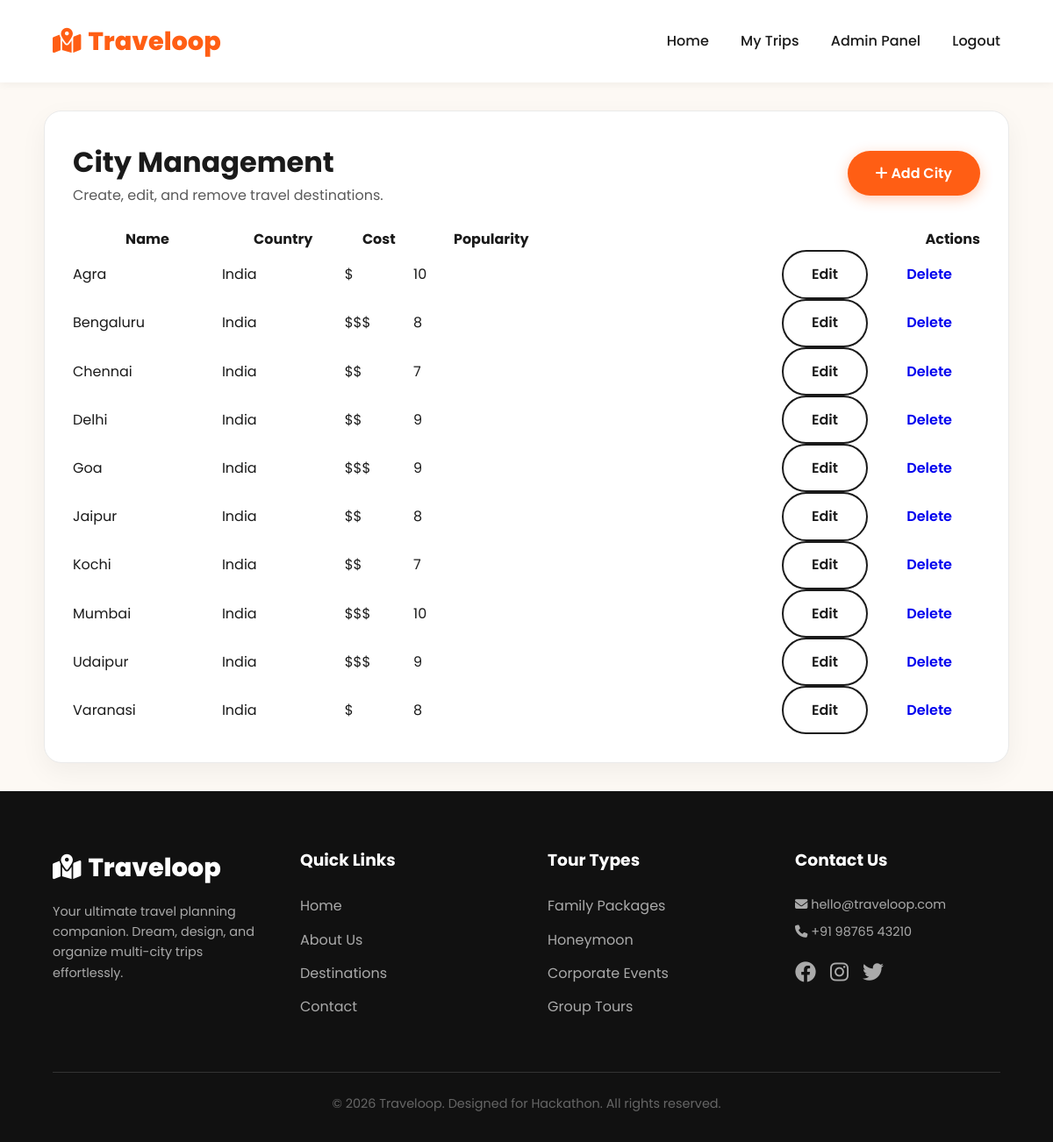
The app's page /admin-panel/cities/ (signed in) with its own data.
### travelapp/models.py (models this page shows, shortened)
class City(models.Model):
    name = models.CharField(max_length=100)
    state = models.CharField(max_length=100, blank=True, null=True)
    country = models.CharField(max_length=100, default='India')
    cost_index = models.CharField(max_length=50) # e.g. "$$"
    popularity = models.IntegerField(default=5) # 1-10
    famous_for = models.CharField(max_length=255, blank=True, null=True)
    famous_rides = models.CharField(max_length=255, blank=True, null=True, help_text="e.g. Jet Skiing, Banana Boat")
    famous_events = models.CharField(max_length=255, blank=True, null=True, help_text="e.g. Sunburn Festival")
    image_url = models.URLField(blank=True, null=True)
    activities_json = models.JSONField(default=dict, blank=True, help_text="JSON structure of activities and attractions")

### travelapp/views.py (the view)
    def _wrapped_view(request, *args, **kwargs):
        if not request.user.is_authenticated or not request.user.is_staff:
            return HttpResponseForbidden('You do not have permission to access this page.')
        return view_func(request, *args, **kwargs)

### travelapp/views.py (called while the page is built)
def staff_user_required(view_func):
    def _wrapped_view(request, *args, **kwargs):
        if not request.user.is_authenticated or not request.user.is_staff:
            return HttpResponseForbidden('You do not have permission to access this page.')
        return view_func(request, *args, **kwargs)
    return _wrapped_view

@staff_user_required
def admin_city_list(request):
    cities = City.objects.order_by('name')
    return render(request, 'travelapp/admin_city_list.html', {'cities': cities})

### templates/travelapp/admin_city_list.html (shortened to what this page needs)
{% extends 'base.html' %}
{% block content %}
<div class="glass-card" style="padding: 2rem; max-width: 1100px; margin: 2rem auto;">
    <div style="display: flex; justify-content: space-between; align-items: center; margin-bottom: 1.5rem;">
        <div>
            <h1 style="margin: 0;">City Management</h1>
            <p style="color: var(--text-secondary);">Create, edit, and remove travel destinations.</p>
        </div>
        <a href="{% url 'admin_city_create' %}" class="btn btn-primary"><i class="fa-solid fa-plus"></i> Add City</a>
    </div>
    {% if cities %}
    <table style="width: 100%; border-collapse: collapse;">
        <thead>
            <tr>
                <th>Name</th>
                <th>Country</th>
                <th>Cost</th>
                <th>Popularity</th>
                <th style="text-align:right;">Actions</th>
            </tr>
        </thead>
        <tbody>
            {% for city in cities %}
            <tr>
                <td>{{ city.name }}</td>
                <td>{{ city.country }}</td>
                <td>{{ city.cost_index }}</td>
                <td>{{ city.popularity }}</td>
                <td style="text-align:right;">
                    <a href="{% url 'admin_city_edit' city.id %}" class="btn btn-secondary" style="margin-right: 0.5rem;">Edit</a>
                    <a href="{% url 'admin_city_delete' city.id %}" class="btn btn-danger">Delete</a>
                </td>
            </tr>
            {% endfor %}
        </tbody>
    </table>
    {% else %}
    <p style="color: var(--text-secondary);">No cities have been added yet.</p>
    {% endif %}
</div>
{% endblock %}

### templates/base.html (shortened to what this page needs)
{% load static %}
<!DOCTYPE html>
<html lang="en">
<head>
    <link rel="stylesheet" href="{% static 'css/style.css' %}">
    <link rel="stylesheet" href="https://cdnjs.cloudflare.com/ajax/libs/font-awesome/6.4.0/css/all.min.css">
</head>
<body>
    <nav class="navbar">
        <a href="{% url 'index' %}" class="logo">
            <i class="fa-solid fa-map-location-dot"></i> Traveloop
        </a>
        <div class="nav-links">
            <a href="{% url 'index' %}">Home</a>
            {% if user.is_authenticated %}
                <a href="{% url 'dashboard' %}">My Trips</a>
                {% if user.is_staff %}
                    <a href="{% url 'admin_panel' %}">Admin Panel</a>
                {% endif %}
                <form action="{% url 'logout' %}" method="post" style="display: inline;">
                    <button type="submit" style="background:none;border:none;color:inherit;cursor:pointer;font-size:1rem;margin-left:2rem;font-weight:500;">Logout</button>
                </form>
            {% else %}
                <a href="{% url 'login' %}">Login</a>
                <a href="{% url 'register' %}" class="btn btn-primary" style="margin-left: 2rem;">Sign Up</a>
            {% endif %}
        </div>
    </nav>
    {% block content %}{% endblock %}
    <footer>
        <div class="container" style="padding: 0;">
            <div class="footer-grid">
                <div class="footer-col">
                    <h3 class="logo" style="color: white; margin-bottom: 1rem;">
                        <i class="fa-solid fa-map-location-dot"></i> Traveloop
                    </h3>
                    <p style="color: #aaa; font-size: 0.9rem;">
                        Your ultimate travel planning companion. Dream, design, and organize multi-city trips effortlessly.
                    </p>
                </div>
                <div class="footer-col">
                    <h3>Quick Links</h3>
                    <a href="{% url 'index' %}">Home</a>
                    <a href="#">About Us</a>
                    <a href="#">Destinations</a>
                    <a href="#">Contact</a>
                </div>
                <div class="footer-col">
                    <h3>Tour Types</h3>
                    <a href="#">Family Packages</a>
                    <a href="#">Honeymoon</a>
                    <a href="#">Corporate Events</a>
                    <a href="#">Group Tours</a>
                </div>
                <div class="footer-col">
                    <h3>Contact Us</h3>
                    <p style="color: #aaa; font-size: 0.9rem; margin-bottom: 0.5rem;"><i class="fa-solid fa-envelope"></i> hello@traveloop.com</p>
                    <p style="color: #aaa; font-size: 0.9rem; margin-bottom: 0.5rem;"><i class="fa-solid fa-phone"></i> +91 98765 43210</p>
                    <div style="margin-top: 1rem; display: flex; gap: 1rem;">
                        <a href="#" style="font-size: 1.5rem;"><i class="fa-brands fa-facebook"></i></a>
                        <a href="#" style="font-size: 1.5rem;"><i class="fa-brands fa-instagram"></i></a>
                        <a href="#" style="font-size: 1.5rem;"><i class="fa-brands fa-twitter"></i></a>
                    </div>
                </div>
            </div>
            <div style="border-top: 1px solid #333; padding-top: 1.5rem; text-align: center; color: #666; font-size: 0.9rem;">
                &copy; 2026 Traveloop. Designed for Hackathon. All rights reserved.
            </div>
        </div>
    </footer>
</body>
</html>

### static/css/style.css (style rules this page uses)
:root { --bg-primary: #fdf9f4; --bg-secondary: #ffffff; --text-primary: #1a1a1a; --text-secondary: #5a5a5a; --accent: #ff5e14; --accent-hover: #e04a0b; --border-light: #eaeaea; --shadow-soft: 0 10px 30px rgba(0,0,0,0.05); --shadow-hover: 0 15px 40px rgba(255, 94, 20, 0.15); }
* { box-sizing: border-box; margin: 0; padding: 0; font-family: 'Poppins', sans-serif; }
body { background-color: var(--bg-primary); color: var(--text-primary); line-height: 1.6; min-height: 100vh; overflow-x: hidden; }
h1, h2, h3, h4 { font-weight: 700; color: var(--text-primary); }
.navbar { display: flex; justify-content: space-between; align-items: center; padding: 1.5rem 5%; background: var(--bg-secondary); box-shadow: 0 2px 10px rgba(0,0,0,0.05); position: sticky; top: 0; z-index: 1000; }
.logo { font-size: 1.8rem; font-weight: 800; color: var(--accent); text-decoration: none; display: flex; align-items: center; gap: 0.5rem; }
.nav-links a { color: var(--text-primary); text-decoration: none; margin-left: 2rem; font-weight: 500; transition: color 0.3s; }
.btn { display: inline-block; padding: 0.8rem 2rem; border-radius: 50px; font-weight: 600; text-decoration: none; border: none; cursor: pointer; transition: all 0.3s; font-size: 1rem; }
.btn-primary { background: var(--accent); color: white; box-shadow: 0 4px 15px rgba(255, 94, 20, 0.3); }
.btn-secondary { background: transparent; color: var(--text-primary); border: 2px solid var(--text-primary); }
.container { max-width: 1200px; margin: 0 auto; padding: 4rem 5%; }
.glass-card, .card { background: var(--bg-secondary); border-radius: 20px; padding: 2rem; box-shadow: var(--shadow-soft); transition: transform 0.3s, box-shadow 0.3s; border: 1px solid var(--border-light); }
footer { background: #111; color: white; padding: 4rem 5% 2rem; }
.footer-grid { display: grid; grid-template-columns: repeat(auto-fit, minmax(200px, 1fr)); gap: 3rem; margin-bottom: 3rem; }
.footer-col h3 { color: white; margin-bottom: 1.5rem; }
.footer-col a { color: #aaa; text-decoration: none; display: block; margin-bottom: 0.8rem; transition: color 0.3s; }

### records on screen
City: name "Agra", country "India", cost_index "$", popularity "10"
City: name "Bengaluru", country "India", cost_index "$$$", popularity "8"
City: name "Chennai", country "India", cost_index "$$", popularity "7"
City: name "Delhi", country "India", cost_index "$$", popularity "9"
City: name "Goa", country "India", cost_index "$$$", popularity "9"
City: name "Jaipur", country "India", cost_index "$$", popularity "8"
City: name "Kochi", country "India", cost_index "$$", popularity "7"
City: name "Mumbai", country "India", cost_index "$$$", popularity "10"
City: name "Udaipur", country "India", cost_index "$$$", popularity "9"
City: name "Varanasi", country "India", cost_index "$", popularity "8"
